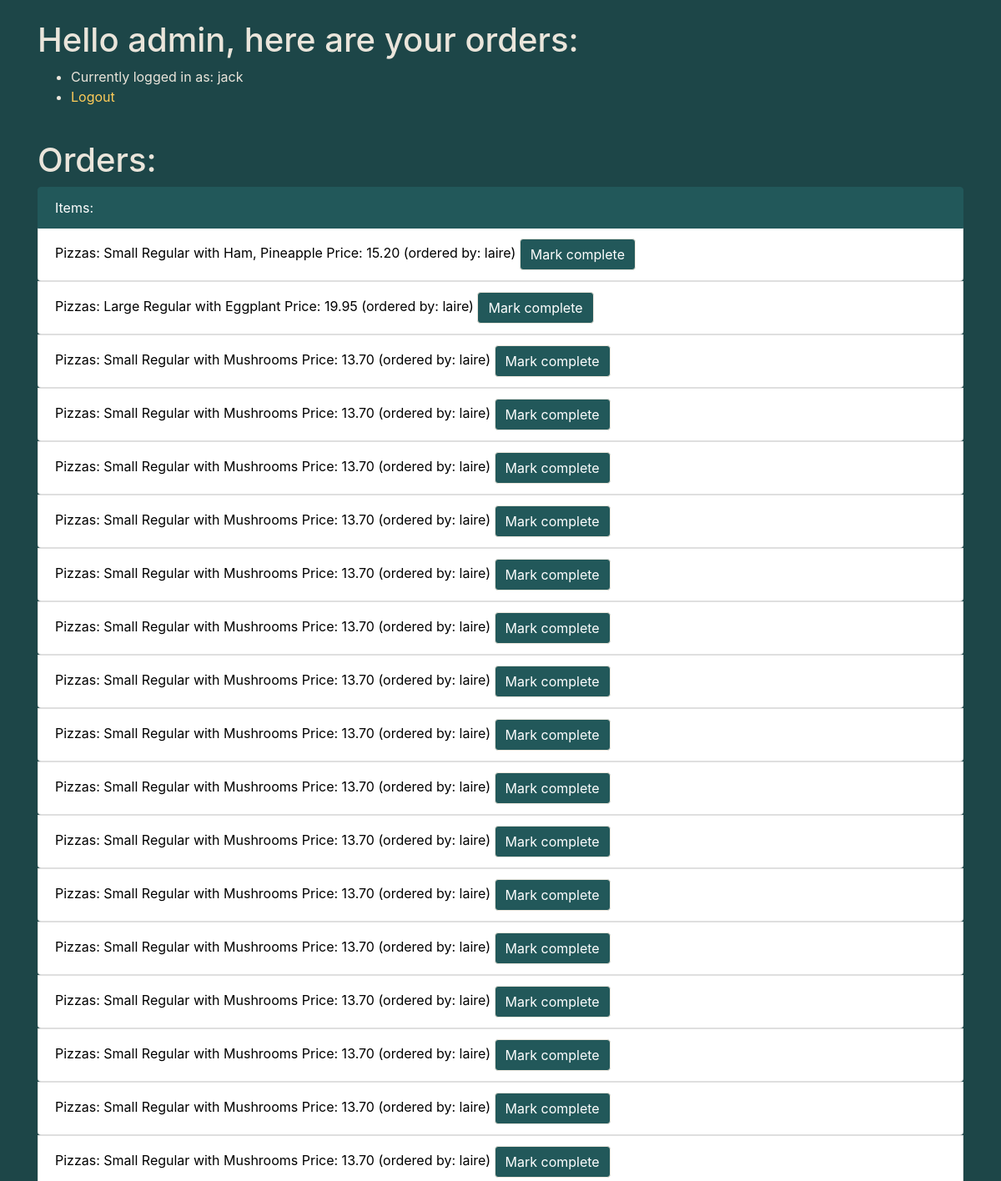
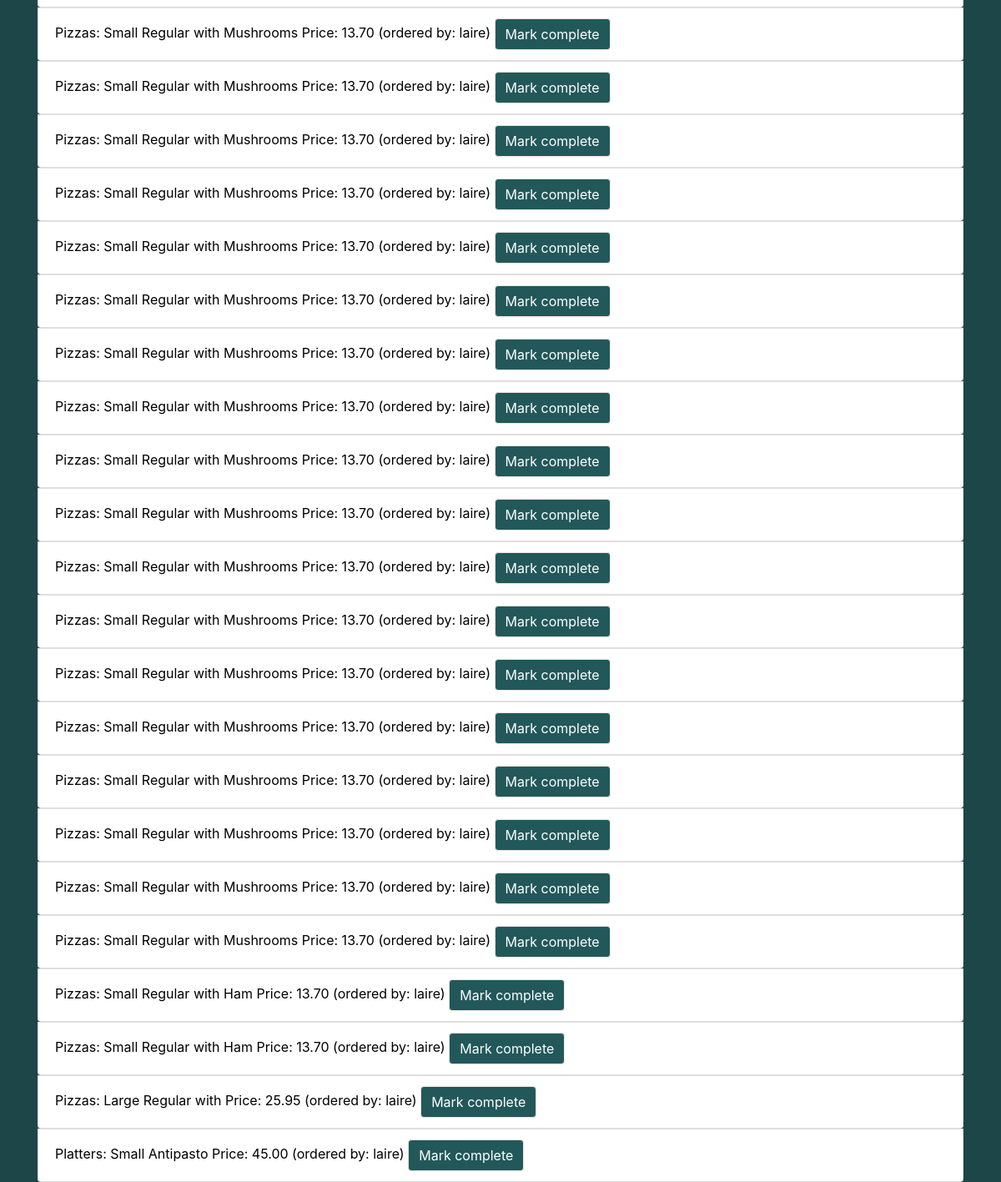
The app's page / (signed in) with its own data (2 pictures, top to bottom).
### orders/models.py (models this page shows)
class PizzaOrder(models.Model):
    foodsize = models.ForeignKey(
        FoodSize, on_delete=models.CASCADE, related_name='pizza')
    toppings = models.ManyToManyField(
        PizzaTopping, blank=True, related_name='pizza')
    food_type = models.ForeignKey(
        PizzaType,  on_delete=models.CASCADE, related_name='pizza')
    user = models.CharField(max_length=65)
    status = models.CharField(max_length=20, choices=[
        ('Draft', 'Draft'),
        ('Ordered', 'Ordered'),
        ('Complete', 'Complete')
        ])
    reg_pizza_type = models.CharField(max_length=65)
    @property
    def get_price(self):
        topping_count = self.toppings.count()
        if topping_count > 3:
            raise ValidationError("You can't select more than three toppings")
        if topping_count == 0:
            if self.foodsize.size == 'Small':
                price = Price.objects.get(
                    menu_item=f'{self.food_type} Pizza {self.reg_pizza_type}', food_type='Pizza').small
            elif self.foodsize.size == 'Large':
                price = Price.objects.get(
                    menu_item=f'{self.food_type} Pizza {self.reg_pizza_type}', food_type='Pizza').large
        elif self.foodsize.size == 'Small':
            price = Price.objects.get(
                menu_item=f'{self.food_type} Pizza {topping_count} Topping', food_type='Pizza').small
        elif self.foodsize.size == 'Large':
            price = Price.objects.get(
                menu_item=f'{self.food_type} Pizza {topping_count} Topping', food_type='Pizza').large
        else:
            price = 'none'
        return price
    def __str__(self):
        toppings = ", ".join(str(seg) for seg in self.toppings.all())
        return f'{self.foodsize} {self.food_type} with {toppings} Price: {self.get_price}'

class PizzaTopping(models.Model):
    name = models.CharField(max_length=64)
    def __str__(self):
        return f'{self.name}'

class FoodSize(models.Model):
    size = models.CharField(max_length=65)
    def __str__(self):
        return f'{self.size}'

class PizzaType(models.Model):
    name = models.CharField(max_length=64)
    def __str__(self):
        return f'{self.name}'

class Price(models.Model):
    menu_item = models.CharField(max_length=65)
    food_type = models.CharField(max_length=65, choices=[
        ('Pizza', 'Pizza'),
        ('Pasta', 'Pasta'),
        ('Salad', 'Salad'),
        ('Platter', 'Platter'),
        ('Sub', 'Sub'),
        ('Topping', 'Topping')
    ])
    small = models.DecimalField(max_digits=10, decimal_places=2)
    large = models.DecimalField(max_digits=10, decimal_places=2)
    def __str__(self):
        return f'{self.menu_item}'

class PlatterOrder(models.Model):
    food_type = models.ForeignKey(
        PlatterType, on_delete=models.CASCADE, related_name='sub')
    foodsize = models.ForeignKey(
        FoodSize, on_delete=models.CASCADE, related_name='platter')
    user = models.CharField(max_length=65)
    status = models.CharField(max_length=20, choices=[
        ('Draft', 'Draft'),
        ('Ordered', 'Ordered'),
        ('Complete', 'Complete')
        ])
    @property
    def get_price(self):
        print(self.foodsize.size)
        if self.foodsize.size == 'Small':
            price = Price.objects.get(
                menu_item=self.food_type, food_type='Platter').small
        elif self.foodsize.size == 'Large':
            price = Price.objects.get(
                menu_item=self.food_type, food_type='Platter').large
        else:
            price = 'none'
        return price
    def __str__(self):
        return f'{self.foodsize} {self.food_type} Price: {self.get_price}'

class PlatterType(models.Model):
    name = models.CharField(max_length=64)
    def __str__(self):
        return f'{self.name}'

### orders/views.py (the view)
# urls.py: path("", views.index, name="index"),
def index(request):
    if not request.user.is_authenticated:
        return render(request, "orders/fancy_login.html", {"message": None})
    if request.method == 'POST':
        order_data = request.POST
        order_to_basket(order_data, request)
    basket_data, basket_total = get_basket_contents(request)
    checkout_data = get_processed_orders()
    context = {
        "user": request.user,
        "basket": basket_data,
        "basket_total": basket_total,
        "checkout": checkout_data,
        "menu": {
            'Pizzas': [str(i) for i in Price.objects.all() if i.food_type == 'Pizza'],
            'Pastas': [str(i) for i in Price.objects.all() if i.food_type == 'Pasta'],
            'Salads': [str(i) for i in Price.objects.all() if i.food_type == 'Salad'],
            'Platters': [str(i) for i in Price.objects.all() if i.food_type == 'Platter'],
            'Subs': [str(i) for i in Price.objects.all() if i.food_type == 'Sub'],
        },
        "pizza_toppings": PizzaTopping.objects.all(),
        "sub_toppings": SubTopping.objects.all(),
    }
    if User.objects.get(username=request.user).is_staff:
        return render(request, "orders/admin.html", context)
    else:
        return render(request, "orders/user.html", context)

### orders/views.py (called while the page is built)
def get_processed_orders():
    checkout_data = {
        'Pizzas': [(i.id, i.user, i) for i in PizzaOrder.objects.filter(status='Ordered')],
        'Subs': [(i.id, i.user, i) for i in SubOrder.objects.filter(status='Ordered')],
        'Pastas': [(i.id, i.user, i) for i in PastaOrder.objects.filter(status='Ordered')],
        'Salads': [(i.id, i.user, i) for i in SaladOrder.objects.filter(status='Ordered')],
        'Platters': [(i.id, i.user, i) for i in PlatterOrder.objects.filter(status='Ordered')]
    }
    return checkout_data

def get_basket_contents(request):
    basket_data = {
        'Pizzas': [(i.get_price, i) for i in PizzaOrder.objects.filter(user=request.user.username, status='Draft')],
        'Subs': [(i.get_price, i) for i in SubOrder.objects.filter(user=request.user.username, status='Draft')],
        'Pastas': [(i.get_price, i) for i in PastaOrder.objects.filter(user=request.user.username, status='Draft')],
        'Salads': [(i.get_price, i) for i in SaladOrder.objects.filter(user=request.user.username, status='Draft')],
        'Platters': [(i.get_price, i) for i in PlatterOrder.objects.filter(user=request.user.username, status='Draft')],
    }
    basket_amounts = [i for i in basket_data.values()][0]
    basket_total = sum([i[0] for i in basket_amounts])
    return basket_data, basket_total

### orders/templates/orders/admin.html (shortened to what this page needs)
{% extends 'orders/base.html' %}
{% load static %}
{% block content %}
<div class="container">
<br>
<h1>Hello admin, {{ user.first_name }} here are your orders:</h1>
<ul>
  <li>Currently logged in as: {{ user.username }}</li>
  <li><a href="{% url 'logout' %}">Logout</a></li>
</ul>
<br>
</div>
<div class="container">
<h1>Orders:</h1>
<ul class="list-group">
  <li class="list-group-item active">Items:</li>
  {% for key, items in checkout.items  %}
      {% for id, user, item in items %}
      <form method="post" action="{% url 'order_status' %}">
      <li class="list-group-item">{{key}}: {{item}} (ordered by: {{ user }})
        <button type="submit" name="admin_form" class="btn btn-primary">Mark complete</button>
        </li>
      </form>
    {% endfor %}
  {% endfor %}
</ul>
</div>
{% endblock %}

### orders/templates/orders/base.html (shortened to what this page needs)
<!doctype html>
<html lang="en">
  <head>
    {% load static %}
    <link rel="stylesheet" href="https://maxcdn.bootstrapcdn.com/bootstrap/4.0.0/css/bootstrap.min.css">
    <link rel="stylesheet" href="{% static "orders/style.css" %}">
  </head>
  <body>
    {% block content %}
    {% endblock  %}
  </body>
</html>

### orders/static/orders/style.css (style rules this page uses)
body, html { margin: 0; padding: 0; height: 100%; background: #1d4648 !important; }
body h1, html h1 { color: #eae5db; }
body li, html li { color: #eae5db; }
a { color: #ffcc59; }
.btn-primary { background-color: #22585a; border-color: #eae5db; }
.list-group-item.active { background-color: #22585a; border-color: #22585a; }
.list-group-item { color: black; }

### records on screen
PizzaOrder: key "Pizzas", id+foodsize+food_type "Small Regular with Ham, Pineapple Price: 15.20", user "laire"
PizzaOrder: key "Pizzas", id+foodsize+food_type "Large Regular with Eggplant Price: 19.95", user "laire"
PizzaOrder: key "Pizzas", id+foodsize+food_type "Small Regular with Mushrooms Price: 13.70", user "laire"
PizzaOrder: key "Pizzas", id+foodsize+food_type "Small Regular with Mushrooms Price: 13.70", user "laire"
PizzaOrder: key "Pizzas", id+foodsize+food_type "Small Regular with Mushrooms Price: 13.70", user "laire"
PizzaOrder: key "Pizzas", id+foodsize+food_type "Small Regular with Mushrooms Price: 13.70", user "laire"
PizzaOrder: key "Pizzas", id+foodsize+food_type "Small Regular with Mushrooms Price: 13.70", user "laire"
PizzaOrder: key "Pizzas", id+foodsize+food_type "Small Regular with Mushrooms Price: 13.70", user "laire"
PizzaOrder: key "Pizzas", id+foodsize+food_type "Small Regular with Mushrooms Price: 13.70", user "laire"
PizzaOrder: key "Pizzas", id+foodsize+food_type "Small Regular with Mushrooms Price: 13.70", user "laire"
PizzaOrder: key "Pizzas", id+foodsize+food_type "Small Regular with Mushrooms Price: 13.70", user "laire"
PizzaOrder: key "Pizzas", id+foodsize+food_type "Small Regular with Mushrooms Price: 13.70", user "laire"
PizzaOrder: key "Pizzas", id+foodsize+food_type "Small Regular with Mushrooms Price: 13.70", user "laire"
PizzaOrder: key "Pizzas", id+foodsize+food_type "Small Regular with Mushrooms Price: 13.70", user "laire"
PizzaOrder: key "Pizzas", id+foodsize+food_type "Small Regular with Mushrooms Price: 13.70", user "laire"
PizzaOrder: key "Pizzas", id+foodsize+food_type "Small Regular with Mushrooms Price: 13.70", user "laire"
PizzaOrder: key "Pizzas", id+foodsize+food_type "Small Regular with Mushrooms Price: 13.70", user "laire"
PizzaOrder: key "Pizzas", id+foodsize+food_type "Small Regular with Mushrooms Price: 13.70", user "laire"
PizzaOrder: key "Pizzas", id+foodsize+food_type "Small Regular with Mushrooms Price: 13.70", user "laire"
PizzaOrder: key "Pizzas", id+foodsize+food_type "Small Regular with Mushrooms Price: 13.70", user "laire"
PizzaOrder: key "Pizzas", id+foodsize+food_type "Small Regular with Mushrooms Price: 13.70", user "laire"
PizzaOrder: key "Pizzas", id+foodsize+food_type "Small Regular with Mushrooms Price: 13.70", user "laire"
PizzaOrder: key "Pizzas", id+foodsize+food_type "Small Regular with Mushrooms Price: 13.70", user "laire"
PizzaOrder: key "Pizzas", id+foodsize+food_type "Small Regular with Mushrooms Price: 13.70", user "laire"
PizzaOrder: key "Pizzas", id+foodsize+food_type "Small Regular with Mushrooms Price: 13.70", user "laire"
PizzaOrder: key "Pizzas", id+foodsize+food_type "Small Regular with Mushrooms Price: 13.70", user "laire"
PizzaOrder: key "Pizzas", id+foodsize+food_type "Small Regular with Mushrooms Price: 13.70", user "laire"
PizzaOrder: key "Pizzas", id+foodsize+food_type "Small Regular with Mushrooms Price: 13.70", user "laire"
PizzaOrder: key "Pizzas", id+foodsize+food_type "Small Regular with Mushrooms Price: 13.70", user "laire"
PizzaOrder: key "Pizzas", id+foodsize+food_type "Small Regular with Mushrooms Price: 13.70", user "laire"
PizzaOrder: key "Pizzas", id+foodsize+food_type "Small Regular with Mushrooms Price: 13.70", user "laire"
PizzaOrder: key "Pizzas", id+foodsize+food_type "Small Regular with Mushrooms Price: 13.70", user "laire"
PizzaOrder: key "Pizzas", id+foodsize+food_type "Small Regular with Mushrooms Price: 13.70", user "laire"
PizzaOrder: key "Pizzas", id+foodsize+food_type "Small Regular with Mushrooms Price: 13.70", user "laire"
PizzaOrder: key "Pizzas", id+foodsize+food_type "Small Regular with Mushrooms Price: 13.70", user "laire"
PizzaOrder: key "Pizzas", id+foodsize+food_type "Small Regular with Mushrooms Price: 13.70", user "laire"
PizzaOrder: key "Pizzas", id+foodsize+food_type "Small Regular with Ham Price: 13.70", user "laire"
PizzaOrder: key "Pizzas", id+foodsize+food_type "Small Regular with Ham Price: 13.70", user "laire"
PizzaOrder: key "Pizzas", id+foodsize+food_type "Large Regular with Price: 25.95", user "laire"
PlatterOrder: key "Platters", foodsize+food_type "Small Antipasto Price: 45.00", user "laire"

### other values on screen
{{ user.username }} "jack"
